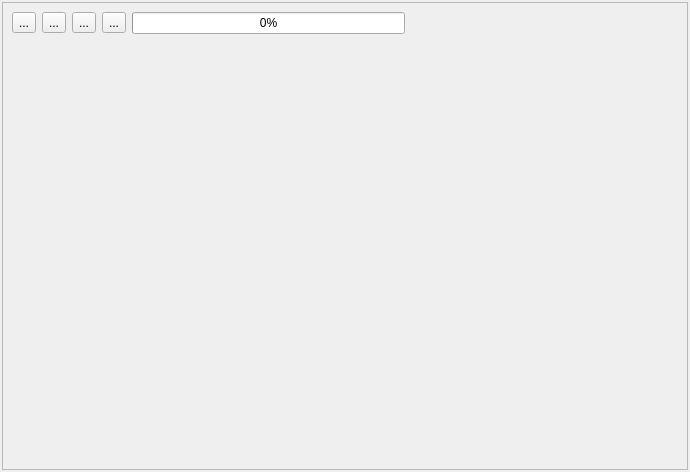
<?xml version="1.0" encoding="UTF-8"?>
<ui version="4.0">
 <class>fw</class>
 <widget class="QWidget" name="fw">
  <property name="geometry">
   <rect>
    <x>0</x>
    <y>0</y>
    <width>690</width>
    <height>472</height>
   </rect>
  </property>
  <property name="windowTitle">
   <string>fw</string>
  </property>
  <layout class="QHBoxLayout" name="horizontalLayout">
   <property name="leftMargin">
    <number>2</number>
   </property>
   <property name="topMargin">
    <number>2</number>
   </property>
   <property name="rightMargin">
    <number>2</number>
   </property>
   <property name="bottomMargin">
    <number>2</number>
   </property>
   <item>
    <widget class="QFrame" name="frame">
     <property name="frameShape">
      <enum>QFrame::StyledPanel</enum>
     </property>
     <property name="frameShadow">
      <enum>QFrame::Raised</enum>
     </property>
     <layout class="QVBoxLayout" name="verticalLayout">
      <item>
       <layout class="QHBoxLayout" name="horizontalLayout_4">
        <item>
         <widget class="QToolButton" name="btn_open">
          <property name="text">
           <string>...</string>
          </property>
          <property name="icon">
           <iconset resource="resources.qrc">
            <normaloff>:/images/open.png</normaloff>:/images/open.png</iconset>
          </property>
          <property name="iconSize">
           <size>
            <width>48</width>
            <height>48</height>
           </size>
          </property>
         </widget>
        </item>
        <item>
         <widget class="QToolButton" name="btn_flash">
          <property name="text">
           <string>...</string>
          </property>
          <property name="icon">
           <iconset resource="resources.qrc">
            <normaloff>:/images/start.png</normaloff>:/images/start.png</iconset>
          </property>
          <property name="iconSize">
           <size>
            <width>48</width>
            <height>48</height>
           </size>
          </property>
         </widget>
        </item>
        <item>
         <widget class="QToolButton" name="btn_erase">
          <property name="text">
           <string>...</string>
          </property>
          <property name="icon">
           <iconset resource="resources.qrc">
            <normaloff>:/images/erase.png</normaloff>:/images/erase.png</iconset>
          </property>
          <property name="iconSize">
           <size>
            <width>48</width>
            <height>48</height>
           </size>
          </property>
         </widget>
        </item>
        <item>
         <widget class="QToolButton" name="btn_rst">
          <property name="text">
           <string>...</string>
          </property>
          <property name="icon">
           <iconset resource="resources.qrc">
            <normaloff>:/images/reset.png</normaloff>:/images/reset.png</iconset>
          </property>
          <property name="iconSize">
           <size>
            <width>48</width>
            <height>48</height>
           </size>
          </property>
         </widget>
        </item>
        <item>
         <widget class="QProgressBar" name="pb">
          <property name="value">
           <number>0</number>
          </property>
         </widget>
        </item>
        <item>
         <spacer name="horizontalSpacer_2">
          <property name="orientation">
           <enum>Qt::Horizontal</enum>
          </property>
          <property name="sizeHint" stdset="0">
           <size>
            <width>40</width>
            <height>20</height>
           </size>
          </property>
         </spacer>
        </item>
       </layout>
      </item>
      <item>
       <spacer name="verticalSpacer">
        <property name="orientation">
         <enum>Qt::Vertical</enum>
        </property>
        <property name="sizeHint" stdset="0">
         <size>
          <width>20</width>
          <height>40</height>
         </size>
        </property>
       </spacer>
      </item>
     </layout>
    </widget>
   </item>
  </layout>
 </widget>
 <resources>
  <include location="resources.qrc"/>
 </resources>
 <connections/>
</ui>
